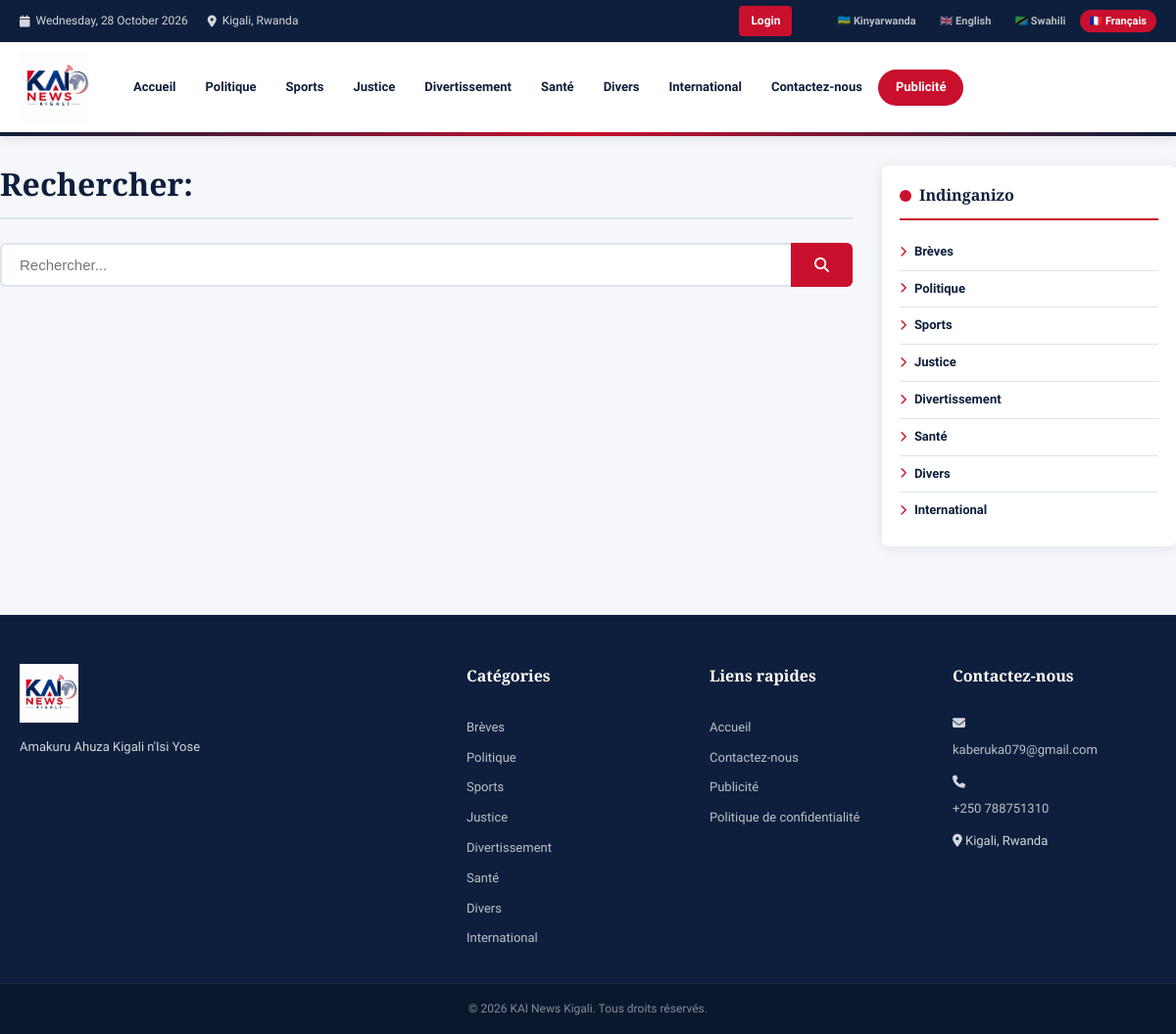
/search.php?lang=fr, run on the app's committed database.
### tables this page shows
CREATE TABLE `categories` (
  `id` INT AUTO_INCREMENT PRIMARY KEY,
  `slug` VARCHAR(100) NOT NULL UNIQUE,
  `name_rw` VARCHAR(200) NOT NULL,
  `name_en` VARCHAR(200) NOT NULL,
  `name_sw` VARCHAR(200) NOT NULL,
  `name_fr` VARCHAR(200) NOT NULL,
  `sort_order` INT DEFAULT 0
);

### includes/config.php (called while the page is built, shortened)
<?php
function db() {
    static $conn = null;
    if ($conn === null) {
        $conn = new mysqli(DB_HOST, DB_USER, DB_PASS, DB_NAME);
        $conn->set_charset('utf8mb4');
    }
    return $conn;
}
function e($s) { return htmlspecialchars($s ?? '', ENT_QUOTES, 'UTF-8'); }
function getSetting($key) {
    $db = db();
    $stmt = $db->prepare("SELECT value FROM settings WHERE key_name=?");
    $stmt->bind_param("s", $key);
    $stmt->execute();
    $result = $stmt->get_result()->fetch_assoc();
    return $result ? $result['value'] : '';
}
function getCategories() {
    return db()->query("SELECT * FROM categories ORDER BY sort_order")->fetch_all(MYSQLI_ASSOC);
}
function getLang() {
    $lang = $_GET['lang'] ?? $_SESSION['lang'] ?? 'rw';
    return in_array($lang, ['rw','en','sw','fr']) ? $lang : 'rw';
}
$LANG = getLang();
$LABELS = [
    'rw' => [
        'home' => 'Ahabanza', 'latest' => 'Amakuru Mashya', 'read_more' => 'Soma Byinshi',
        'search' => 'Shakisha', 'share' => 'Sangira', 'advertise' => 'Kwamamaza',
        'contact' => 'Twandikire', 'views' => 'Ibyasomwe', 'by' => 'Na', 'written_by' => 'Byanditswe na',
        'related' => 'Amakuru Afitanye Isano', 'gallery' => 'Amafoto',
        'breaking' => 'IBYIHUTIRWA',
    ],
    'en' => [
        'home' => 'Home', 'latest' => 'Latest News', 'read_more' => 'Read More',
        'search' => 'Search', 'share' => 'Share', 'advertise' => 'Advertise',
        'contact' => 'Contact Us', 'views' => 'Views', 'by' => 'By', 'written_by' => 'Written by',
        'related' => 'Related News', 'gallery' => 'Photo Gallery',
        'breaking' => 'BREAKING',
    ],
    'sw' => [
        'home' => 'Nyumbani', 'latest' => 'Habari za Hivi Karibuni', 'read_more' => 'Soma Zaidi',
        'search' => 'Tafuta', 'share' => 'Shiriki', 'advertise' => 'Tangaza',
        'contact' => 'Wasiliana Nasi', 'views' => 'Maoni', 'by' => 'Na', 'written_by' => 'Kaliandikwa na',
        'related' => 'Habari Zinazohusiana', 'gallery' => 'Picha',
        'breaking' => 'HABARI ZA HARAKA',
    ],
    'fr' => [
        'home' => 'Accueil', 'latest' => 'Dernières nouvelles', 'read_more' => 'Lire la suite',
        'search' => 'Rechercher', 'share' => 'Partager', 'advertise' => 'Publicité',
        'contact' => 'Contactez-nous', 'views' => 'Vues', 'by' => 'Par', 'written_by' => 'Écrit par',
        'related' => 'Actualités connexes', 'gallery' => 'Galerie',
        'breaking' => 'ALERTE',
    ],
];
function L($key) {
    global $LABELS, $LANG;
    return $LABELS[$LANG][$key] ?? $LABELS['rw'][$key] ?? $key;
}
?>

### search.php (the view, shortened to what this page needs)
<?php
require_once 'includes/config.php';
$q = trim($_GET['q'] ?? '');
?>
<!DOCTYPE html>
<html lang="<?= $LANG ?>">
<head>
<link rel="stylesheet" href="assets/css/style.css">
<link rel="stylesheet" href="https://cdnjs.cloudflare.com/ajax/libs/font-awesome/6.5.0/css/all.min.css">
</head>
<body>
<?php include 'includes/header.php'; ?>
<div class="container article-layout">
  <main class="article-main">
    <div class="cat-page-header">
      <h1><?= L('search') ?>: <?= e($q) ?></h1>
    </div>
    <form action="search.php" method="GET" style="margin-bottom:24px">
      <div style="display:flex;gap:0">
        <input type="text" name="q" value="<?= e($q) ?>" placeholder="<?= L('search') ?>..."
               style="flex:1;padding:12px 18px;border:2px solid #dde3ed;border-right:none;border-radius:6px 0 0 6px;font-size:15px;outline:none">
        <button type="submit" style="background:#c8102e;color:white;padding:12px 24px;border:none;border-radius:0 6px 6px 0;cursor:pointer;font-size:15px">
          <i class="fa fa-search"></i>
        </button>
      </div>
    </form>
  </main>
  <aside class="sidebar">
    <div class="widget">
      <div class="widget-title"><?= $LANG==='en'?'Categories':'Indinganizo' ?></div>
      <?php foreach (getCategories() as $cat): ?>
      <a href="category.php?slug=<?= urlencode($cat['slug']) ?>&lang=<?= $LANG ?>" class="cat-link">
        <i class="fa fa-chevron-right"></i> <?= e($cat['name_'.$LANG]) ?>
      </a>
      <?php endforeach; ?>
    </div>
  </aside>
</div>
<?php include 'includes/footer.php'; ?>
</body>
</html>

### includes/header.php (shortened to what this page needs)
<?php
$categories = getCategories();
$current_url = (isset($_SERVER['HTTPS']) ? 'https' : 'http') . '://' . $_SERVER['HTTP_HOST'] . $_SERVER['REQUEST_URI'];
?>
<header class="site-header">
  <div class="top-bar">
    <div class="container top-bar-inner">
      <div class="top-bar-left">
        <span><i class="fa fa-calendar"></i> <?= date('l, d F Y') ?></span>
        <span><i class="fa fa-map-marker-alt"></i> Kigali, Rwanda</span>
      </div>
      <div class="top-bar-right">
        <div class="header-actions">
          <?php if (isset($_SESSION['admin_id'])): ?>
            <a href="admin/dashboard.php" class="btn btn-primary">Dashboard</a>
            <a href="admin/logout.php" class="btn btn-outline">Logout</a>
          <?php else: ?>
            <a href="admin/login.php" class="btn btn-primary">Login</a>
          <?php endif; ?>
        </div>
        <div class="lang-switcher">
          <?php
          $langs = ['rw'=>'🇷🇼 Kinyarwanda','en'=>'🇬🇧 English','sw'=>'🇹🇿 Swahili','fr'=>'🇫🇷 Français'];
          foreach ($langs as $code => $label):
            $active = ($LANG === $code) ? 'active' : '';
            $url    = strtok($current_url, '?');
            $params = $_GET;
            $params['lang'] = $code;
            $query  = http_build_query($params);
          ?>
          <a href="<?= $url ?>?<?= $query ?>" class="lang-btn <?= $active ?>"><?= $label ?></a>
          <?php endforeach; ?>
        </div>
      </div>
    </div>
  </div>
  <div class="header-main">
    <div class="container header-inner" style="position:relative;">
      <a href="index.php?lang=<?= $LANG ?>" class="site-logo">
        <img src="assets/images/logo.png" alt="KAI News Kigali">
      </a>
      <nav class="main-nav" id="mainNav">
        <a href="index.php?lang=<?= $LANG ?>" class="nav-link"><?= L('home') ?></a>
        <?php foreach ($categories as $category): ?>
          <?php if ($category['slug'] === 'ahabanza') continue; ?>
        <a href="category.php?slug=<?= urlencode($category['slug']) ?>&lang=<?= $LANG ?>" class="nav-link">
          <?= e($category['name_'.$LANG]) ?>
        </a>
        <?php endforeach; ?>
        <a href="contact.php?lang=<?= $LANG ?>" class="nav-link"><?= L('contact') ?></a>
        <a href="advertise.php?lang=<?= $LANG ?>" class="nav-link nav-advertise"><?= L('advertise') ?></a>
      </nav>
    </div>
  </div>
  <div class="brand-accent-bar"></div>
</header>

### includes/footer.php (shortened to what this page needs)
<footer class="site-footer">
  <div class="footer-top">
    <div class="container footer-grid">
      <div class="footer-col">
        <img src="assets/images/logo.png" alt="KAI News Kigali" class="footer-logo">
        <p><?= e(getSetting('site_tagline') ?: 'Amakuru Ahuza Kigali n\'Isi Yose') ?></p>
      </div>
      <div class="footer-col">
        <h4><?= $LANG==='en'?'Categories':($LANG==='fr'?'Catégories':($LANG==='sw'?'Makundi':'Ushobora kunyura hano')) ?></h4>
        <?php foreach (getCategories() as $category): ?>
        <a href="category.php?slug=<?= urlencode($category['slug']) ?>&lang=<?= $LANG ?>"><?= e($category['name_'.$LANG]) ?></a>
        <?php endforeach; ?>
      </div>
      <div class="footer-col">
        <h4><?= $LANG==='en'?'Quick Links':($LANG==='fr'?'Liens rapides':($LANG==='sw'?'Viungo vya Haraka':'Quick Links')) ?></h4>
        <a href="index.php?lang=<?= $LANG ?>"><?= L('home') ?></a>
        <a href="contact.php?lang=<?= $LANG ?>"><?= L('contact') ?></a>
        <a href="advertise.php?lang=<?= $LANG ?>"><?= L('advertise') ?></a>
        <a href="privacy.php?lang=<?= $LANG ?>"><?= $LANG==='en'?'Privacy Policy':($LANG==='fr'?'Politique de confidentialité':'Privacy') ?></a>
      </div>
      <div class="footer-col">
        <?php $siteEmail = getSetting('site_email') ?: 'kaberuka079@gmail.com'; ?>
         <?php $sitePhone = getSetting('site_phone') ?: '+250 788751310'; ?>
        <?php $siteAddress = getSetting('site_address') ?: 'Kigali, Rwanda'; ?>
        <h4><?= $LANG==='en'?'Contact Us':($LANG==='fr'?'Contactez-nous':'Twandikire') ?></h4>
        <p><i class="fa fa-envelope"></i> <a href="mailto:<?= e($siteEmail) ?>"><?= e($siteEmail) ?></a></p>
        <p><i class="fa fa-phone"></i> <a href="tel:<?= e($sitePhone) ?>"><?= e($sitePhone) ?></a></p>
        <p><i class="fa fa-map-marker-alt"></i> <?= e($siteAddress) ?></p>
      </div>
    </div>
  </div>
  <div class="footer-bottom">
    <div class="container">
      <p>&copy; <?= date('Y') ?> KAI News Kigali. <?= $LANG==='en'?'All rights reserved.':($LANG==='fr'?'Tous droits réservés.':($LANG==='sw'?'Haki zote zimehifadhiwa.':'All rights reserved.')) ?></p>
    </div>
  </div>
</footer>

### data on the page
categories: name_fr "Politique"
categories: name_fr "Sports"
categories: name_fr "Justice"
categories: name_fr "Divertissement"
categories: name_fr "Santé"
categories: name_fr "Divers"
categories: name_fr "International"
categories: name_fr "Brèves"

### other printed values
$label "🇷🇼 Kinyarwanda"
$label "🇬🇧 English"
$label "🇹🇿 Swahili"
$label "🇫🇷 Français"
L('home') "Accueil"
L('contact') "Contactez-nous"
L('advertise') "Publicité"
L('search') "Rechercher"
getSetting('site_tagline') ?: 'Amakuru Ahuza Kigali n\'Isi Yose' "Amakuru Ahuza Kigali n'Isi Yose"
$siteEmail "kaberuka079@gmail.com"
$sitePhone "+250 788751310"
$siteAddress "Kigali, Rwanda"
